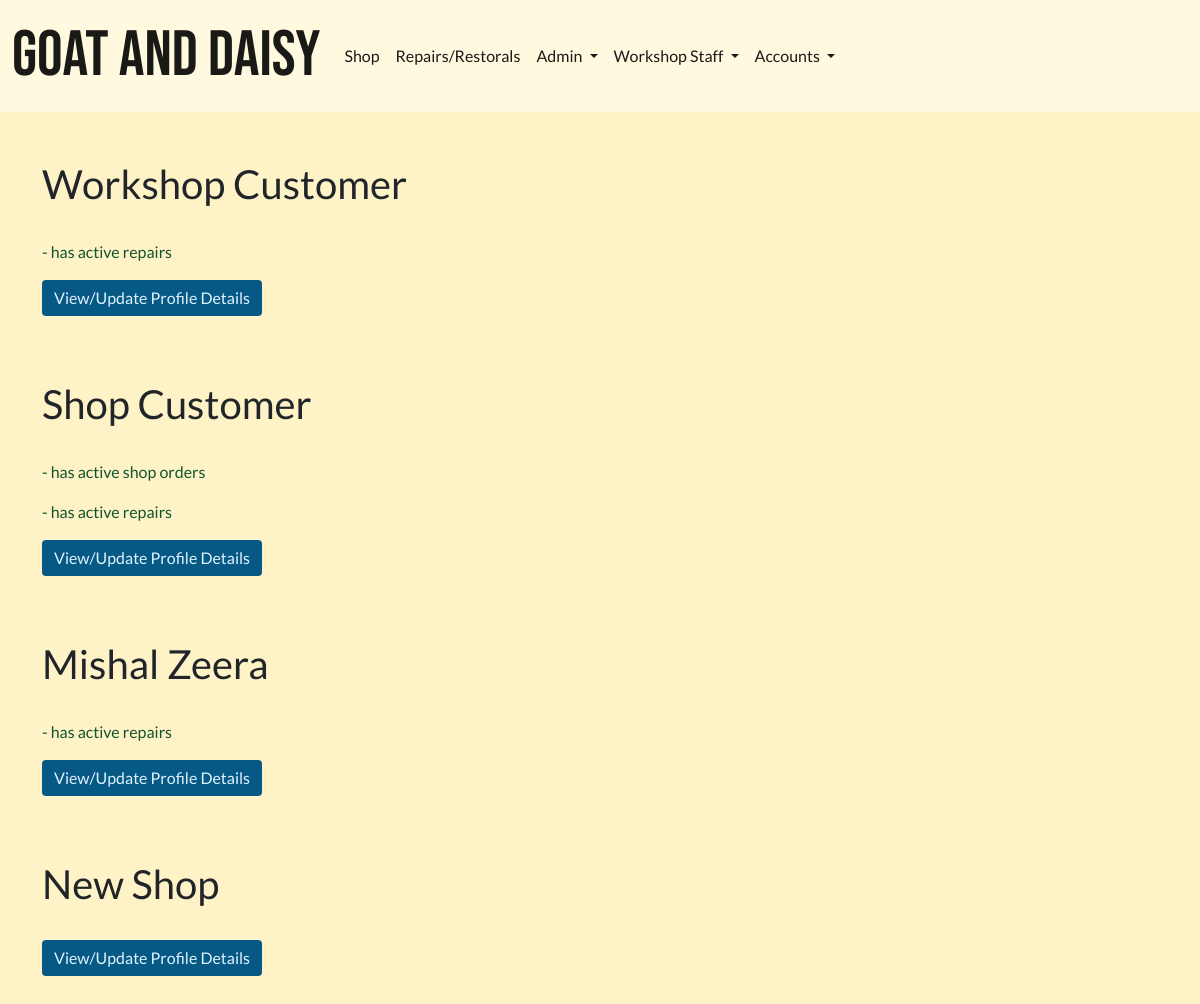
The app's page /shop/all-shop-customers/ (signed in), older data.
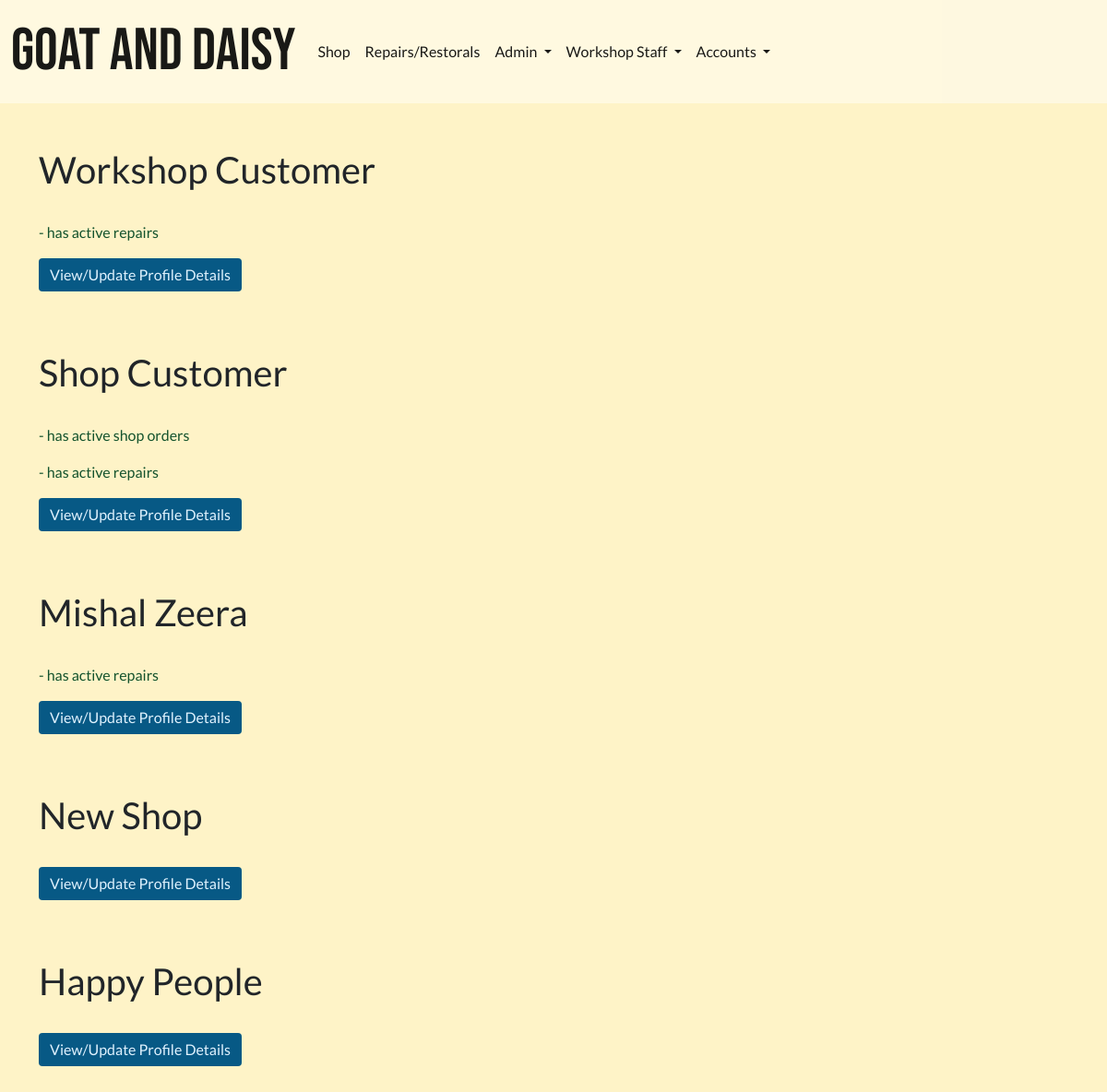
The same page, newer data.
### profiles/models.py (models this page shows, shortened)
class Customer(models.Model):
    username = models.OneToOneField(
        User, on_delete=models.CASCADE, null=True, editable=False)
    email = models.EmailField(unique=True, default="start@domain.dj")
    full_name = models.CharField(max_length=100, null=True, blank=True)
    address1 = models.CharField(max_length=100, null=True, blank=True)
    address2 = models.CharField(max_length=100, null=True, blank=True)
    postcode = models.CharField(max_length=40, null=True, blank=True)
    town_or_city = models.CharField(max_length=40, null=True, blank=True)
    country = models.CharField(max_length=40, null=True, blank=True)
    notes = models.TextField(null=True, blank=True)
    staff_notes = models.TextField(null=True, blank=True)
    has_active_shop_orders = models.BooleanField(default=False)
    has_active_repairs = models.BooleanField(default=False)

### shop/views.py (the view)
# urls.py: path('all-shop-customers/', views.AllShopCustomers.as_view(),
class AllShopCustomers(GroupRequiredMixin, ListView):
    group_required = [u'General Staff']
    queryset = Customer.objects.all()
    template_name = 'shop/all_customers.html'
    context_object_name = 'customers'

### invoices/contexts.py (called while the page is built, shortened)
def shopping_cart(request):
    template_cart = []
    products_count = 0
    order_amount = 0
    shipping = 0
    cart = request.session.get('cart', {})
    for item in enumerate(template_cart):
        products_count += 1
    order_total = order_amount + shipping
    stripe_total = round(order_total * 100)
    context = {
        'template_cart': template_cart,
        'products_count': products_count,
        'order_amount': order_amount,
        'shipping': shipping,
        'order_total': order_total,
        'stripe_total': stripe_total,
    }
    return context

### profiles/group_mixin_decorator.py (called while the page is built)
    def dispatch(self, request, *args, **kwargs):
        if not request.user.is_authenticated:
            raise PermissionDenied
        else:
            user_groups = []
            for group in request.user.groups.values_list('name', flat=True):
                user_groups.append(group)
            if len(set(user_groups).intersection(self.group_required)) <= 0:
                raise PermissionDenied
        return super(GroupRequiredMixin, self).dispatch(request, *args, **kwargs)

### shop/templates/shop/all_customers.html (shortened to what this page needs)
{% extends 'base.html' %}
{% load static %}
{% block extra_css %}
<link rel="stylesheet" href="{% static 'css/home_bg_image_trans.css' %}">
{% endblock %}
{% block content %}
{% for customer in customers%}
    <p class="h1" style="margin-top:1rem;">{{customer.full_name | title}}</p>
    <br>
    {% if customer.has_active_shop_orders %}
        <p class="text-success">- has active shop orders</p>
    {% endif %}
    {% if customer.has_active_repairs %}
        <p class="text-success">- has active repairs</p>
    {% endif %}
    <a href="{% url 'customer_account_update' pk=customer.id%}"
        class="btn btn-info">View/Update Profile Details
    </a>
    <br><br><br>
{% endfor %}
{% endblock %}

Row changes from the older to the newer data that the page shows:
added Customer: full_name "Happy People"
